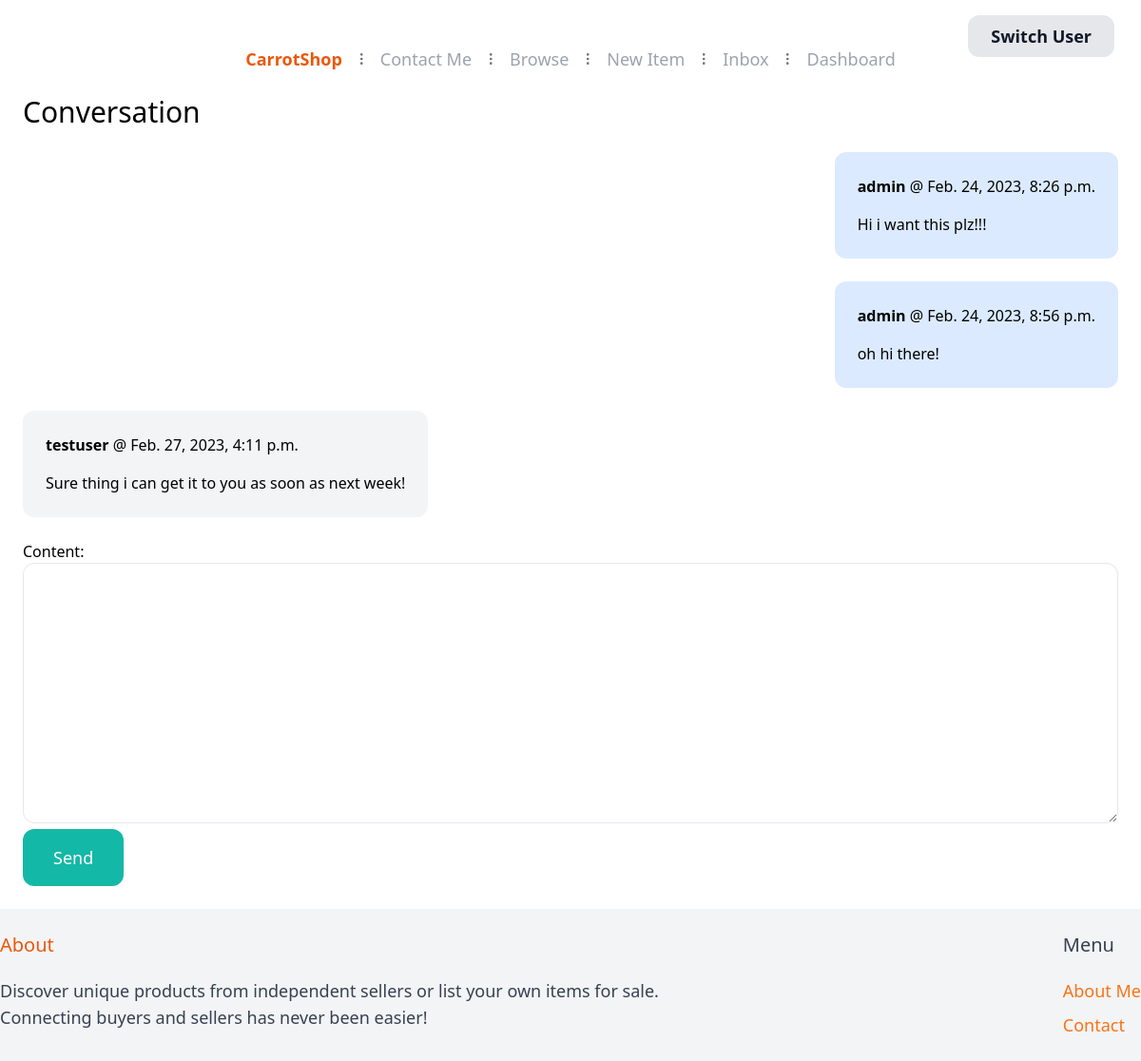
The page /inbox/1/ (signed in) on the database as committed earlier.
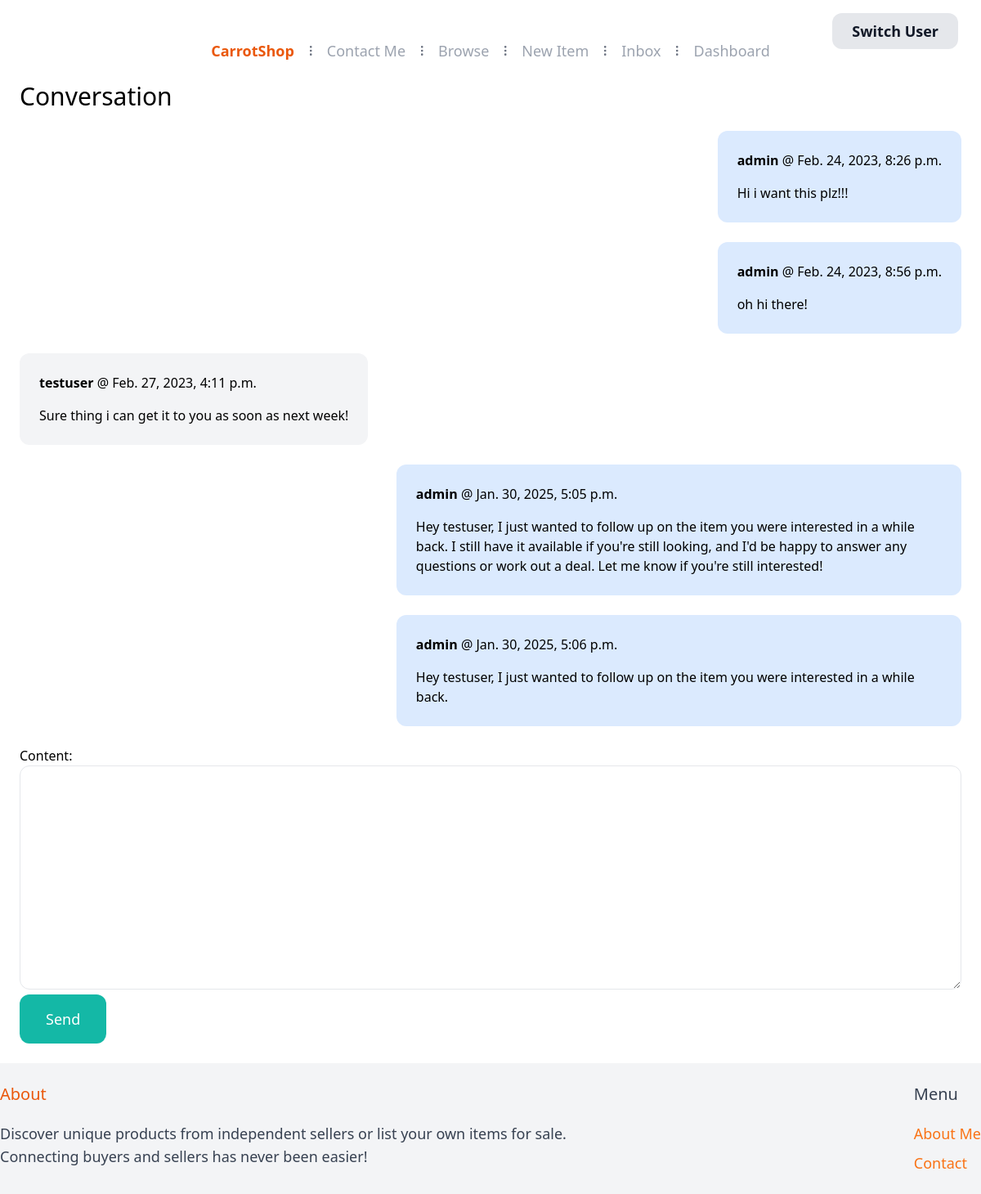
The same page on the database as committed later.
### conversation/models.py (models this page shows)
class ConversationMessage(models.Model):
    conversation = models.ForeignKey(Conversation,related_name='messages', on_delete=models.CASCADE)
    content = models.TextField()
    created_at = models.DateTimeField(auto_now_add=True)
    created_by = models.ForeignKey(User, related_name='created_messages', on_delete=models.CASCADE)

### conversation/views.py (the view)
# urls.py: path('<int:pk>/', views.detail, name='detail'),
@login_required
def detail(request, pk):
    conversation = Conversation.objects.filter(members__in=[request.user.id]).get(pk=pk)
    if request.method == 'POST':
        form = ConversationMessageForm(request.POST)
        if form.is_valid():
            conversation_message = form.save(commit=False)
            conversation_message.conversation = conversation
            conversation_message.created_by = request.user
            conversation_message.save()
            conversation.save()
            return redirect('conversation:detail', pk=pk)
    else:
        form = ConversationMessageForm()
    return render(request, 'conversation/detail.html', {
        'conversation': conversation,
        'form': form
    })

### conversation/forms.py
class ConversationMessageForm(forms.ModelForm):
    class Meta:
        model = ConversationMessage
        fields = ('content',)
        widgets = {
            'content': forms.Textarea(attrs={
                'class': 'w-full py-4 px-6 rounded-xl border'
            })
        }

### conversation/templates/conversation/detail.html
{% extends 'core/base.html' %} {% block title %}Conversation{% endblock %} {% block content %}
<h1 class="mb-6 text-3xl">Conversation</h1>
<div class="space-y-6">
  {% for message in conversation.messages.all %}
  <div class="flex {% if message.created_by == request.user %} justify-end {% else %} justify-start {% endif %}">
    <div class="p-6 rounded-xl {% if message.created_by == request.user %} bg-blue-100 {% else %} bg-gray-100 {% endif %} max-w-max sm:max-w-[80%] lg:max-w-[60%] xl:max-w-[45%] w-fit sm:w-auto">
      <p class="mb-4"><strong>{{ message.created_by.username }}</strong> @ {{ message.created_at }}</p>
      <p>{{ message.content }}</p>
    </div>
  </div>
  {% endfor %}
</div>
<form method="post" action="." class="mt-6">
  {% csrf_token %} {{ form.as_p }}
  <button class="py-4 px-8 text-lg bg-teal-500 hover:bg-teal-700 rounded-xl text-white">Send</button>
</form>
{% endblock %}

### core/templates/core/base.html (shortened to what this page needs)
<!DOCTYPE html>
<html>
  <head>
      <script src="https://cdn.tailwindcss.com"></script>
  </head>
  <body>
    <nav class="relative px-4 py-4 flex justify-between items-center bg-white">
      <ul class="hidden absolute mt-6 top-1/2 left-1/2 transform -translate-y-1/2 -translate-x-1/2 lg:flex lg:mx-auto lg:items-center lg:w-auto xl:space-x-4 lg:space-x-3 whitespace-nowrap">
        <li><a class="text-lg text-orange-600 font-bold" href="/">CarrotShop</a></li>
      <li class="text-gray-500">
        <svg xmlns="http://www.w3.org/2000/svg" fill="none" stroke="currentColor" class="w-4 h-4 current-fill" viewBox="0 0 24 24">
          <path stroke-linecap="round" stroke-linejoin="round" stroke-width="2" d="M12 5v0m0 7v0m0 7v0m0-13a1 1 0 110-2 1 1 0 010 2zm0 7a1 1 0 110-2 1 1 0 010 2zm0 7a1 1 0 110-2 1 1 0 010 2z" />
        </svg>
      </li>
        <li><a class="text-lg text-gray-400 hover:text-gray-500" href="{% url 'core:contact' %}">Contact Me</a></li>
        <li class="text-gray-500">
          <svg xmlns="http://www.w3.org/2000/svg" fill="none" stroke="currentColor" class="w-4 h-4 current-fill" viewBox="0 0 24 24">
            <path stroke-linecap="round" stroke-linejoin="round" stroke-width="2" d="M12 5v0m0 7v0m0 7v0m0-13a1 1 0 110-2 1 1 0 010 2zm0 7a1 1 0 110-2 1 1 0 010 2zm0 7a1 1 0 110-2 1 1 0 010 2z" />
          </svg>
        </li>
        <li><a class="text-lg text-gray-400 hover:text-gray-500" href="{% url 'item:items' %}">Browse</a></li>
        {%if request.user.is_authenticated%}
        <li class="text-gray-500">
          <svg xmlns="http://www.w3.org/2000/svg" fill="none" stroke="currentColor" class="w-4 h-4 current-fill" viewBox="0 0 24 24">
            <path stroke-linecap="round" stroke-linejoin="round" stroke-width="2" d="M12 5v0m0 7v0m0 7v0m0-13a1 1 0 110-2 1 1 0 010 2zm0 7a1 1 0 110-2 1 1 0 010 2zm0 7a1 1 0 110-2 1 1 0 010 2z" />
          </svg>
        </li>
        <li><a class="text-lg text-gray-400 hover:text-gray-500" href="{% url 'item:new' %}">New Item</a></li>
        <li class="text-gray-500">
          <svg xmlns="http://www.w3.org/2000/svg" fill="none" stroke="currentColor" class="w-4 h-4 current-fill" viewBox="0 0 24 24">
            <path stroke-linecap="round" stroke-linejoin="round" stroke-width="2" d="M12 5v0m0 7v0m0 7v0m0-13a1 1 0 110-2 1 1 0 010 2zm0 7a1 1 0 110-2 1 1 0 010 2zm0 7a1 1 0 110-2 1 1 0 010 2z" />
          </svg>
        </li>
        <li><a class="text-lg text-gray-400 hover:text-gray-500" href="{% url 'conversation:inbox' %}">Inbox</a></li>
        <li class="text-gray-500">
          <svg xmlns="http://www.w3.org/2000/svg" fill="none" stroke="currentColor" class="w-4 h-4 current-fill" viewBox="0 0 24 24">
            <path stroke-linecap="round" stroke-linejoin="round" stroke-width="2" d="M12 5v0m0 7v0m0 7v0m0-13a1 1 0 110-2 1 1 0 010 2zm0 7a1 1 0 110-2 1 1 0 010 2zm0 7a1 1 0 110-2 1 1 0 010 2z" />
          </svg>
        </li>
        <li><a class="text-lg text-gray-400 hover:text-gray-500" href="{% url 'dashboard:index' %}">Dashboard</a></li>
      </ul>
      <a class="hidden lg:inline-block lg:ml-auto lg:mr-3 py-2 px-6 bg-gray-200 hover:bg-gray-200 text-lg text-gray-900 font-bold  rounded-xl transition duration-200" href="{% url 'core:login' %}">Switch User</a>
      {% endif %}
    </nav>
      <div class="px-6 py-6">{% block content %} {% endblock %}</div>
      <footer class="py-6 py-6 flex justify-between bg-gray-100">
        <div class="w-2/3 pr-10">
          <h3 class="mb-5 font-simibold text-orange-600 text-xl">About</h3>
          <p class="text-lg text-gray-700">
            Discover unique products from independent sellers or list your own
            items for sale. Connecting buyers and sellers has never been easier!
          </p>
        </div>
        <div class="space-y-2">
          <h3 class="mb-5 font-simibold text-gray-700 text-xl">Menu</h3>
          <ul class="space-y-2">
            <li>
              <a href="https://quinndev.com/" class="text-lg text-orange-500 hover:text-orange-700"
                >About Me</a
              >
            </li>
            <li>
              <a
                href="{% url 'core:contact' %}"
                class="text-lg text-orange-500 hover:text-orange-700"
                >Contact</a
              >
            </li>
          </ul>
        </div>
      </footer>
    </body>
  </body>
</html>

Rows that differ between the two databases and show on the page:
added ConversationMessage: created_by.username "admin", created_at "Jan. 30, 2025, 5:05 p.m.", content "Hey testuser, I just wanted to follow up on the item you were interested in a while back. I still have it available if you're still looking, and I'd be happy to answer any questions or work out a deal. Let me know if you're still interested!"
added ConversationMessage: created_by.username "admin", created_at "Jan. 30, 2025, 5:06 p.m.", content "Hey testuser, I just wanted to follow up on the item you were interested in a while back."
